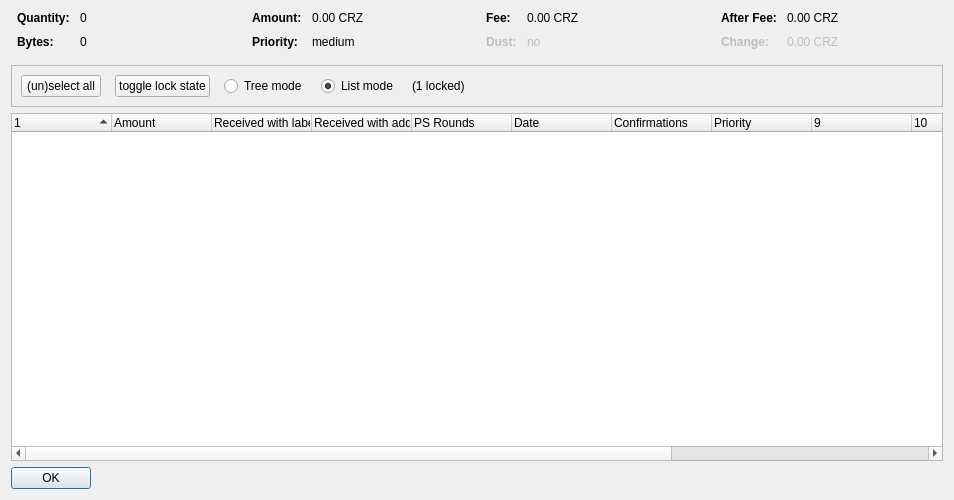
<?xml version="1.0" encoding="UTF-8"?>
<ui version="4.0">
 <class>CoinControlDialog</class>
 <widget class="QDialog" name="CoinControlDialog">
  <property name="geometry">
   <rect>
    <x>0</x>
    <y>0</y>
    <width>954</width>
    <height>500</height>
   </rect>
  </property>
  <property name="windowTitle">
   <string>Coin Selection</string>
  </property>
  <layout class="QVBoxLayout" name="verticalLayout">
   <item>
    <layout class="QHBoxLayout" name="horizontalLayoutTop" stretch="0,0,0,0">
     <property name="topMargin">
      <number>0</number>
     </property>
     <property name="bottomMargin">
      <number>10</number>
     </property>
     <item>
      <layout class="QFormLayout" name="formLayoutCoinControl1">
       <property name="horizontalSpacing">
        <number>10</number>
       </property>
       <property name="verticalSpacing">
        <number>10</number>
       </property>
       <property name="leftMargin">
        <number>6</number>
       </property>
       <property name="rightMargin">
        <number>6</number>
       </property>
       <item row="0" column="0">
        <widget class="QLabel" name="labelCoinControlQuantityText">
         <property name="font">
          <font>
           <weight>75</weight>
           <bold>true</bold>
          </font>
         </property>
         <property name="text">
          <string>Quantity:</string>
         </property>
        </widget>
       </item>
       <item row="0" column="1">
        <widget class="QLabel" name="labelCoinControlQuantity">
         <property name="cursor">
          <cursorShape>IBeamCursor</cursorShape>
         </property>
         <property name="contextMenuPolicy">
          <enum>Qt::ActionsContextMenu</enum>
         </property>
         <property name="text">
          <string notr="true">0</string>
         </property>
         <property name="textInteractionFlags">
          <set>Qt::LinksAccessibleByMouse|Qt::TextSelectableByKeyboard|Qt::TextSelectableByMouse</set>
         </property>
        </widget>
       </item>
       <item row="1" column="0">
        <widget class="QLabel" name="labelCoinControlBytesText">
         <property name="font">
          <font>
           <weight>75</weight>
           <bold>true</bold>
          </font>
         </property>
         <property name="text">
          <string>Bytes:</string>
         </property>
        </widget>
       </item>
       <item row="1" column="1">
        <widget class="QLabel" name="labelCoinControlBytes">
         <property name="cursor">
          <cursorShape>IBeamCursor</cursorShape>
         </property>
         <property name="contextMenuPolicy">
          <enum>Qt::ActionsContextMenu</enum>
         </property>
         <property name="text">
          <string notr="true">0</string>
         </property>
         <property name="textInteractionFlags">
          <set>Qt::LinksAccessibleByMouse|Qt::TextSelectableByKeyboard|Qt::TextSelectableByMouse</set>
         </property>
        </widget>
       </item>
      </layout>
     </item>
     <item>
      <layout class="QFormLayout" name="formLayoutCoinControl2">
       <property name="horizontalSpacing">
        <number>10</number>
       </property>
       <property name="verticalSpacing">
        <number>10</number>
       </property>
       <property name="leftMargin">
        <number>6</number>
       </property>
       <property name="rightMargin">
        <number>6</number>
       </property>
       <item row="0" column="0">
        <widget class="QLabel" name="labelCoinControlAmountText">
         <property name="font">
          <font>
           <weight>75</weight>
           <bold>true</bold>
          </font>
         </property>
         <property name="text">
          <string>Amount:</string>
         </property>
        </widget>
       </item>
       <item row="0" column="1">
        <widget class="QLabel" name="labelCoinControlAmount">
         <property name="cursor">
          <cursorShape>IBeamCursor</cursorShape>
         </property>
         <property name="contextMenuPolicy">
          <enum>Qt::ActionsContextMenu</enum>
         </property>
         <property name="text">
          <string notr="true">0.00 CRZ</string>
         </property>
         <property name="textInteractionFlags">
          <set>Qt::LinksAccessibleByMouse|Qt::TextSelectableByKeyboard|Qt::TextSelectableByMouse</set>
         </property>
        </widget>
       </item>
       <item row="1" column="0">
        <widget class="QLabel" name="labelCoinControlPriorityText">
         <property name="font">
          <font>
           <weight>75</weight>
           <bold>true</bold>
          </font>
         </property>
         <property name="text">
          <string>Priority:</string>
         </property>
        </widget>
       </item>
       <item row="1" column="1">
        <widget class="QLabel" name="labelCoinControlPriority">
         <property name="cursor">
          <cursorShape>IBeamCursor</cursorShape>
         </property>
         <property name="contextMenuPolicy">
          <enum>Qt::ActionsContextMenu</enum>
         </property>
         <property name="text">
          <string>medium</string>
         </property>
         <property name="textInteractionFlags">
          <set>Qt::LinksAccessibleByMouse|Qt::TextSelectableByKeyboard|Qt::TextSelectableByMouse</set>
         </property>
        </widget>
       </item>
      </layout>
     </item>
     <item>
      <layout class="QFormLayout" name="formLayoutCoinControl3">
       <property name="horizontalSpacing">
        <number>10</number>
       </property>
       <property name="verticalSpacing">
        <number>10</number>
       </property>
       <property name="leftMargin">
        <number>6</number>
       </property>
       <property name="rightMargin">
        <number>6</number>
       </property>
       <item row="0" column="0">
        <widget class="QLabel" name="labelCoinControlFeeText">
         <property name="font">
          <font>
           <weight>75</weight>
           <bold>true</bold>
          </font>
         </property>
         <property name="text">
          <string>Fee:</string>
         </property>
        </widget>
       </item>
       <item row="0" column="1">
        <widget class="QLabel" name="labelCoinControlFee">
         <property name="cursor">
          <cursorShape>IBeamCursor</cursorShape>
         </property>
         <property name="contextMenuPolicy">
          <enum>Qt::ActionsContextMenu</enum>
         </property>
         <property name="text">
          <string notr="true">0.00 CRZ</string>
         </property>
         <property name="textInteractionFlags">
          <set>Qt::LinksAccessibleByMouse|Qt::TextSelectableByKeyboard|Qt::TextSelectableByMouse</set>
         </property>
        </widget>
       </item>
       <item row="1" column="0">
        <widget class="QLabel" name="labelCoinControlLowOutputText">
         <property name="enabled">
          <bool>false</bool>
         </property>
         <property name="font">
          <font>
           <weight>75</weight>
           <bold>true</bold>
          </font>
         </property>
         <property name="text">
          <string>Dust:</string>
         </property>
        </widget>
       </item>
       <item row="1" column="1">
        <widget class="QLabel" name="labelCoinControlLowOutput">
         <property name="enabled">
          <bool>false</bool>
         </property>
         <property name="cursor">
          <cursorShape>IBeamCursor</cursorShape>
         </property>
         <property name="contextMenuPolicy">
          <enum>Qt::ActionsContextMenu</enum>
         </property>
         <property name="text">
          <string>no</string>
         </property>
         <property name="textInteractionFlags">
          <set>Qt::LinksAccessibleByMouse|Qt::TextSelectableByKeyboard|Qt::TextSelectableByMouse</set>
         </property>
        </widget>
       </item>
      </layout>
     </item>
     <item>
      <layout class="QFormLayout" name="formLayoutCoinControl4">
       <property name="horizontalSpacing">
        <number>10</number>
       </property>
       <property name="verticalSpacing">
        <number>10</number>
       </property>
       <property name="leftMargin">
        <number>6</number>
       </property>
       <property name="rightMargin">
        <number>6</number>
       </property>
       <item row="0" column="0">
        <widget class="QLabel" name="labelCoinControlAfterFeeText">
         <property name="font">
          <font>
           <weight>75</weight>
           <bold>true</bold>
          </font>
         </property>
         <property name="text">
          <string>After Fee:</string>
         </property>
        </widget>
       </item>
       <item row="0" column="1">
        <widget class="QLabel" name="labelCoinControlAfterFee">
         <property name="cursor">
          <cursorShape>IBeamCursor</cursorShape>
         </property>
         <property name="contextMenuPolicy">
          <enum>Qt::ActionsContextMenu</enum>
         </property>
         <property name="text">
          <string notr="true">0.00 CRZ</string>
         </property>
         <property name="textInteractionFlags">
          <set>Qt::LinksAccessibleByMouse|Qt::TextSelectableByKeyboard|Qt::TextSelectableByMouse</set>
         </property>
        </widget>
       </item>
       <item row="1" column="0">
        <widget class="QLabel" name="labelCoinControlChangeText">
         <property name="enabled">
          <bool>false</bool>
         </property>
         <property name="font">
          <font>
           <weight>75</weight>
           <bold>true</bold>
          </font>
         </property>
         <property name="text">
          <string>Change:</string>
         </property>
        </widget>
       </item>
       <item row="1" column="1">
        <widget class="QLabel" name="labelCoinControlChange">
         <property name="enabled">
          <bool>false</bool>
         </property>
         <property name="cursor">
          <cursorShape>IBeamCursor</cursorShape>
         </property>
         <property name="contextMenuPolicy">
          <enum>Qt::ActionsContextMenu</enum>
         </property>
         <property name="text">
          <string notr="true">0.00 CRZ</string>
         </property>
         <property name="textInteractionFlags">
          <set>Qt::LinksAccessibleByMouse|Qt::TextSelectableByKeyboard|Qt::TextSelectableByMouse</set>
         </property>
        </widget>
       </item>
      </layout>
     </item>
    </layout>
   </item>
   <item>
    <widget class="QFrame" name="frame">
     <property name="minimumSize">
      <size>
       <width>0</width>
       <height>40</height>
      </size>
     </property>
     <property name="frameShape">
      <enum>QFrame::StyledPanel</enum>
     </property>
     <property name="frameShadow">
      <enum>QFrame::Sunken</enum>
     </property>
     <layout class="QHBoxLayout" name="horizontalLayout">
      <item>
       <layout class="QHBoxLayout" name="horizontalLayoutPanel" stretch="0,0,0,0,0,0">
        <property name="spacing">
         <number>14</number>
        </property>
        <item>
         <widget class="QPushButton" name="pushButtonSelectAll">
          <property name="sizePolicy">
           <sizepolicy hsizetype="Maximum" vsizetype="Fixed">
            <horstretch>0</horstretch>
            <verstretch>0</verstretch>
           </sizepolicy>
          </property>
          <property name="text">
           <string>(un)select all</string>
          </property>
          <property name="autoDefault">
           <bool>false</bool>
          </property>
         </widget>
        </item>
        <item>
         <widget class="QPushButton" name="pushButtonToggleLock">
          <property name="sizePolicy">
           <sizepolicy hsizetype="Maximum" vsizetype="Fixed">
            <horstretch>0</horstretch>
            <verstretch>0</verstretch>
           </sizepolicy>
          </property>
          <property name="text">
           <string>toggle lock state</string>
          </property>
          <property name="autoDefault">
           <bool>false</bool>
          </property>
         </widget>
        </item>
        <item>
         <widget class="QRadioButton" name="radioTreeMode">
          <property name="sizePolicy">
           <sizepolicy hsizetype="Maximum" vsizetype="Fixed">
            <horstretch>0</horstretch>
            <verstretch>0</verstretch>
           </sizepolicy>
          </property>
          <property name="text">
           <string>Tree mode</string>
          </property>
         </widget>
        </item>
        <item>
         <widget class="QRadioButton" name="radioListMode">
          <property name="sizePolicy">
           <sizepolicy hsizetype="Maximum" vsizetype="Fixed">
            <horstretch>0</horstretch>
            <verstretch>0</verstretch>
           </sizepolicy>
          </property>
          <property name="text">
           <string>List mode</string>
          </property>
          <property name="checked">
           <bool>true</bool>
          </property>
         </widget>
        </item>
        <item>
         <widget class="QLabel" name="labelLocked">
          <property name="text">
           <string>(1 locked)</string>
          </property>
         </widget>
        </item>
        <item>
         <spacer name="horizontalSpacer">
          <property name="orientation">
           <enum>Qt::Horizontal</enum>
          </property>
          <property name="sizeHint" stdset="0">
           <size>
            <width>40</width>
            <height>20</height>
           </size>
          </property>
         </spacer>
        </item>
       </layout>
      </item>
     </layout>
    </widget>
   </item>
   <item>
    <widget class="CoinControlTreeWidget" name="treeWidget">
     <property name="contextMenuPolicy">
      <enum>Qt::CustomContextMenu</enum>
     </property>
     <property name="sortingEnabled">
      <bool>false</bool>
     </property>
     <property name="columnCount">
      <number>13</number>
     </property>
     <attribute name="headerShowSortIndicator" stdset="0">
      <bool>true</bool>
     </attribute>
     <attribute name="headerStretchLastSection">
      <bool>false</bool>
     </attribute>
     <column>
      <property name="text">
       <string/>
      </property>
     </column>
     <column>
      <property name="text">
       <string>Amount</string>
      </property>
     </column>
     <column>
      <property name="text">
       <string>Received with label</string>
      </property>
     </column>
     <column>
      <property name="text">
       <string>Received with address</string>
      </property>
     </column>
     <column>
      <property name="text">
       <string>PS Rounds</string>
      </property>
     </column>
     <column>
      <property name="text">
       <string>Date</string>
      </property>
     </column>
     <column>
      <property name="text">
       <string>Confirmations</string>
      </property>
      <property name="toolTip">
       <string>Confirmed</string>
      </property>
     </column>
     <column>
      <property name="text">
       <string>Priority</string>
      </property>
     </column>
     <column>
      <property name="text">
       <string/>
      </property>
     </column>
     <column>
      <property name="text">
       <string/>
      </property>
     </column>
     <column>
      <property name="text">
       <string/>
      </property>
     </column>
     <column>
      <property name="text">
       <string/>
      </property>
     </column>
     <column>
      <property name="text">
       <string/>
      </property>
     </column>
    </widget>
   </item>
   <item>
    <widget class="QDialogButtonBox" name="buttonBox">
     <property name="sizePolicy">
      <sizepolicy hsizetype="Maximum" vsizetype="Fixed">
       <horstretch>0</horstretch>
       <verstretch>0</verstretch>
      </sizepolicy>
     </property>
     <property name="orientation">
      <enum>Qt::Horizontal</enum>
     </property>
     <property name="standardButtons">
      <set>QDialogButtonBox::Ok</set>
     </property>
    </widget>
   </item>
  </layout>
 </widget>
 <customwidgets>
  <customwidget>
   <class>CoinControlTreeWidget</class>
   <extends>QTreeWidget</extends>
   <header>coincontroltreewidget.h</header>
  </customwidget>
 </customwidgets>
 <resources/>
 <connections/>
</ui>
